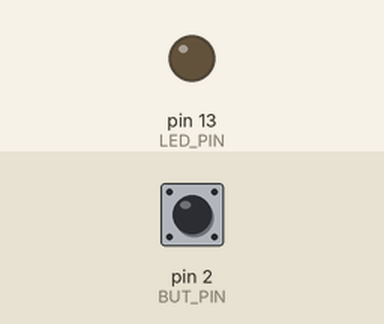
Simulated run of this sketch. Board: Arduino Uno, built with avr-gcc and run on an emulated ATmega328P. Shown: output pins drawn as LEDs (lit = HIGH). Inputs (shaded band) come from the test bench; at power-on: pin 2 (BUT_PIN) LOW.

Above: at 1.2 s.
1.3 s: pin 2 (BUT_PIN) pulled HIGH for 0.15 s
At 1.37 s:
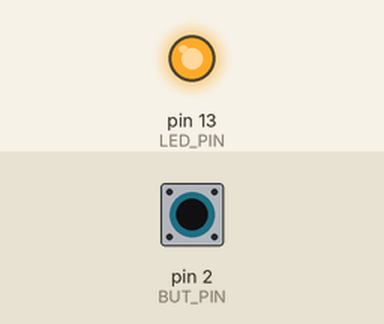
2.9 s: pin 2 (BUT_PIN) pulled HIGH for 3.2 s
At 7.4 s:
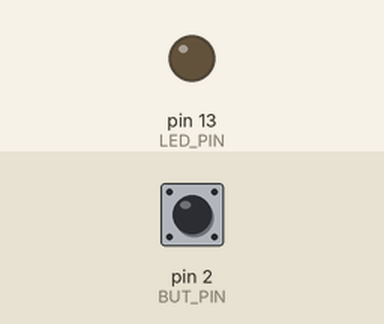
Timing chart, 0 to 8.9 s (numbered marks = the images above; inputs shaded):
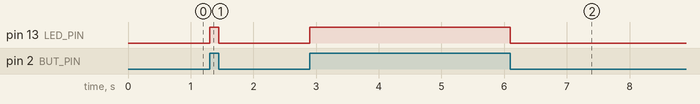

The sketch:

tarefa0301.ino
```cpp
#include <evento.h>

#define LED_PIN 13
#define BUT_PIN  2

int i;

void timer_expired(int id){};
void button_changed (int pin, int v) {
    digitalWrite(LED_PIN, v);

}

void inicializa () {
    button_listen(BUT_PIN);
}
```

evento.cpp
```cpp
#include "evento.h"
#define LED_PIN 13

int but_state[13];
unsigned long but_old[13];
unsigned long timer_ini[2];
int timer [2];

void button_listen (int pin) {
	if(pin<LED_PIN && pin>=0){
		pinMode(pin, INPUT);
		but_state[pin]=0;
	}
	else {
		Serial.println("Erro ao tentar definir botao invalido");
	}
}

void timer_set (int timer_id, int ms) {
    if(ms>0 && timer_id<2 && timer_id>=0){
		timer[timer_id]=ms;             // timer deve expirar após “ms” milisegundos
		timer_ini[timer_id]=millis();
	}
	else
		Serial.println("Erro ao tentar definir timer invalido");
}

/* Callbacks */

void button_changed (int pin, int v);  // notifica que “pin” mudou para “v”
void timer_expired (int timer_id);             // notifica que o timer expirou

/* Programa principal: */

void setup () {
	int i;
	Serial.begin(9600);
	for (i=0;i<13;i++){			// inicializa vetor de estados
		but_state[i]=-1;
		but_old[i] = millis();
	}
	for (i=0; i<2; i++){
		timer[i]=-1;
	}
    pinMode(LED_PIN,OUTPUT);                   // inicialização da API
    inicializa();                 // inicialização do usuário
								//tive que trocar porque init() dava conflito com millis();
}

void loop () {
	for(int i=0;i<13;i++){
	    if(but_state[i]!=-1){
			unsigned long but_now=millis();
			if(but_state[i]!=digitalRead(i) && but_now>=but_old[i]+250){
				but_state[i]=!but_state[i];
				button_changed(i,but_state[i]);    // notifica o usuário
			}
		}
    }
    for(int i=0; i<2; i++){
		if(timer[i]!=-1){
			if(millis()-timer_ini[i]>=timer[i]){
				timer[i]=-1;
				timer_expired(i);
			}
		}
	}	// notifica o usuário
}
```

evento.h
```cpp
#include <Arduino.h>

void button_listen (int pin);
void timer_set (int timer_id, int ms);
void button_changed (int pin, int v);
void timer_expired (void);
void inicializa (void); //tive que trocar porque init() dava conflito com millis();
```

Measured:
- after the input at 1.3 s, pin 13 (LED_PIN): LOW → HIGH at once, → LOW 0.15 s later
- after the input at 2.9 s, pin 13 (LED_PIN): LOW → HIGH at once, → LOW 3.2 s later
